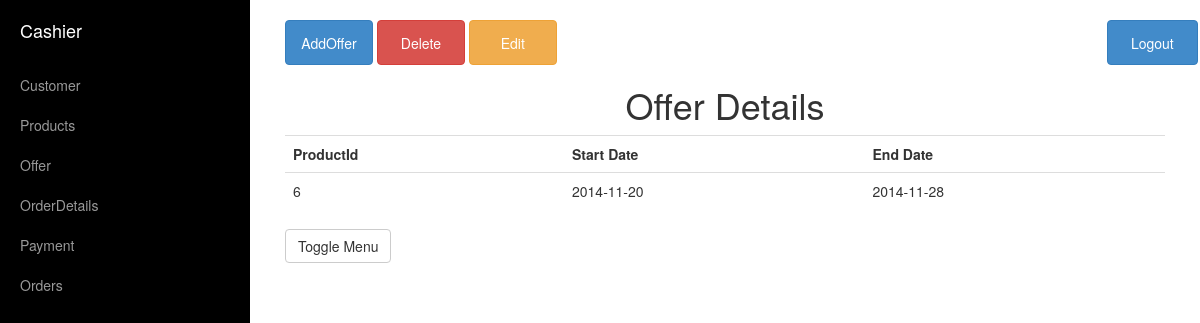
The page /Cloth/offer.php on the database its author committed.
### tables this page shows
CREATE TABLE IF NOT EXISTS `offer` (
  `product_id` int(11) NOT NULL,
  `startdate` date NOT NULL,
  `enddate` date NOT NULL,
  `offerflag` tinyint(1) NOT NULL
);

### Cloth/offer.php (the view, shortened to what this page needs)
<!DOCTYPE html>
<html lang="en">
<head>
<link href="css/elements.css" rel="stylesheet">
<link href="css/bootstrap.min.css" rel="stylesheet">
<link href="css/simple-sidebar.css" rel="stylesheet">
</head>
<body id="body" style="overflow:hidden;">
<div id="wrapper">
<div id="sidebar-wrapper">
<ul class="sidebar-nav">
<li class="sidebar-brand">
<a href="cashier.php">
Cashier
</a>
</li>
<li>
<a href="cashier.php">Customer</a>
</li>
<li>
<a href="products.php">Products</a>
</li>
<li>
<a href="offer.php">Offer</a>
</li>
<li>
<a href="orders1.php">OrderDetails</a>
</li>
<li>
<a href="payment.php">Payment</a>
</li>
<li>
<a href="cusorder.php">Orders</a>
</li>
</ul>
</div>
<div id="page-content-wrapper">
<div class="container-fluid">
<div class="row">
<div class="col-lg-12">
<button class='btn btn-primary' onclick="div_show()">AddOffer</button>
<button class="btn btn-danger" onclick="div1_show()">Delete</button>
<button class="btn btn-warning" onclick="div2_show()">Edit</button>
<a href ="login.php"><button class='btn btn-primary' onclick="login.php" style="position:absolute; margin-left:550px;">Logout</button></a>
<h1 align="center">Offer Details</h1>
<p>
<table class="table table-hover">
<tr>
<th>ProductId</th>
<th>Start Date</th>
<th>End Date</th>
</tr>
<?php
$query="SELECT * FROM `offer` ORDER BY `product_id`";
$query_run=mysql_query($query);
if($query_run)
{
	while($row=mysql_fetch_assoc($query_run))
	{
		$pid=$row['product_id'];
		$start=$row['startdate'];
		$end=$row['enddate'];
		echo '<tr>';
		echo "<td>$pid</td>";
		echo "<td>$start</td>";
		echo "<td>$end</td>";
		echo '</tr>';
	}
}
?>
</table>
</p>
<a href="#menu-toggle" class="btn btn-default" id="menu-toggle">Toggle Menu</a>
</div>
</div>
</div>
</div>
</div>
</body>
</html>

### Cloth/css/elements.css (style rules this page uses)
html { overflow: -moz-scrollbars-vertical; overflow-y: scroll; }
p { margin-top:30px }
button { width:10%; height:45px; border-radius:3px; background-color:#cd853f; color:#fff; font-family:'Raleway',sans-serif; font-size:18px; cursor:pointer }

### Cloth/css/simple-sidebar.css (style rules this page uses)
#wrapper { padding-left: 0; -webkit-transition: all 0.5s ease; -moz-transition: all 0.5s ease; -o-transition: all 0.5s ease; transition: all 0.5s ease; }
#sidebar-wrapper { z-index: 1000; position: fixed; left: 250px; width: 0; height: 100%; margin-left: -250px; overflow-y: auto; background: #000; -webkit-transition: all 0.5s ease; -moz-transition: all 0.5s ease; -o-transition: all 0.5s ease; transition: all 0.5s ease; }
#page-content-wrapper { width: 100%; padding: 15px; }
.sidebar-nav { position: absolute; top: 0; width: 250px; margin: 0; padding: 0; list-style: none; }
.sidebar-nav li { text-indent: 20px; line-height: 40px; }
.sidebar-nav li a { display: block; text-decoration: none; color: #999999; }
.sidebar-nav > .sidebar-brand { height: 65px; font-size: 18px; line-height: 60px; }
.sidebar-nav > .sidebar-brand a { color: #999999; }
@media (min-width:768px) { #wrapper { padding-left: 250px; } }
@media (min-width:768px) { #sidebar-wrapper { width: 250px; } }
@media (min-width:768px) { #page-content-wrapper { padding: 20px; } }

### rows shown on the page
offer: product_id "6", startdate "2014-11-20", enddate "2014-11-28"
